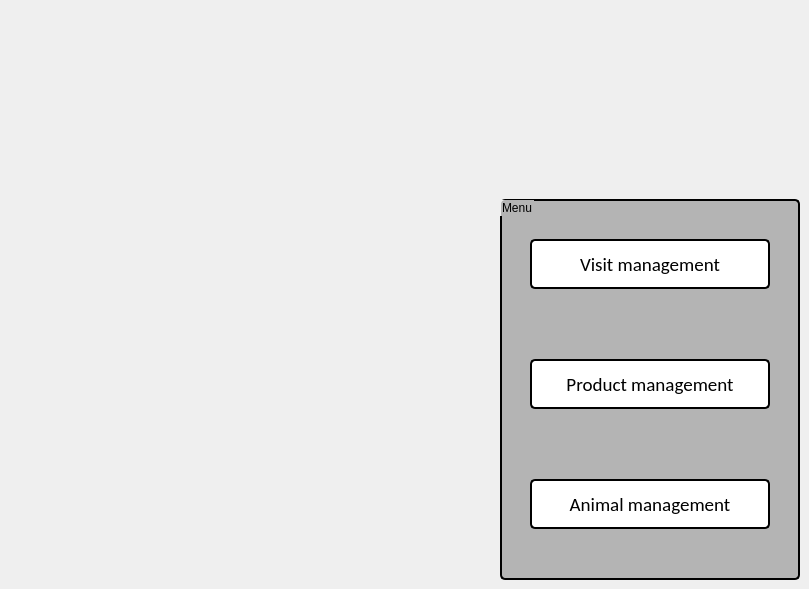
    <widget class="QWidget" name="MenuPrincipal">
     <attribute name="title">
      <string>Menu</string>
     </attribute>
     <widget class="QGroupBox" name="groupBox_7">
      <property name="geometry">
       <rect>
        <x>500</x>
        <y>199</y>
        <width>300</width>
        <height>381</height>
       </rect>
      </property>
      <property name="styleSheet">
       <string notr="true">
border: 2px solid black;
border-radius: 5px;
background-color: rgb(180, 180, 180);</string>
      </property>
      <property name="title">
       <string>Menu</string>
      </property>
      <widget class="QPushButton" name="acces_P">
       <property name="geometry">
        <rect>
         <x>30</x>
         <y>160</y>
         <width>240</width>
         <height>50</height>
        </rect>
       </property>
       <property name="font">
        <font>
         <family>Calibri</family>
         <pointsize>14</pointsize>
        </font>
       </property>
       <property name="cursor">
        <cursorShape>PointingHandCursor</cursorShape>
       </property>
       <property name="styleSheet">
        <string notr="true">background-color: rgb(255, 255, 255);
border-width: 2px;
border-color: rgb(0, 0, 0);
border-style: outset;
border-radius: 5px;
</string>
       </property>
       <property name="text">
        <string>Product management</string>
       </property>
      </widget>
      <widget class="QPushButton" name="acces_A">
       <property name="geometry">
        <rect>
         <x>30</x>
         <y>280</y>
         <width>240</width>
         <height>50</height>
        </rect>
       </property>
       <property name="font">
        <font>
         <family>Calibri</family>
         <pointsize>14</pointsize>
        </font>
       </property>
       <property name="cursor">
        <cursorShape>PointingHandCursor</cursorShape>
       </property>
       <property name="styleSheet">
        <string notr="true">background-color: rgb(255, 255, 255);
border-width: 2px;
border-color: rgb(0, 0, 0);
border-style: outset;
border-radius: 5px;

</string>
       </property>
       <property name="text">
        <string>Animal management</string>
       </property>
      </widget>
      <widget class="QPushButton" name="acces_V">
       <property name="geometry">
        <rect>
         <x>30</x>
         <y>40</y>
         <width>240</width>
         <height>50</height>
        </rect>
       </property>
       <property name="font">
        <font>
         <family>Calibri</family>
         <pointsize>14</pointsize>
         <weight>50</weight>
         <italic>false</italic>
         <bold>false</bold>
         <underline>false</underline>
        </font>
       </property>
       <property name="cursor">
        <cursorShape>PointingHandCursor</cursorShape>
       </property>
       <property name="styleSheet">
        <string notr="true">background-color: rgb(255, 255, 255);
border-width: 2px;
border-color: rgb(0, 0, 0);
border-style: outset;
border-radius: 5px;
</string>
       </property>
       <property name="text">
        <string>Visit management</string>
       </property>
      </widget>
     </widget>
    </widget>
